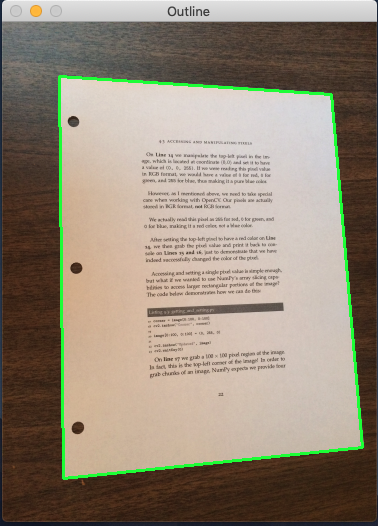
#> input picture imgs/1.jpg, 378 x 526 px; its folder holds only this picture in this run
$ jupyter execute --allow-errors project_backup2.ipynb   (shell and % lines are left out)
#> lines starting #> are read from the running program, lines starting #| are printed output that depends on the picture
#> further down, image is the input picture: shape (526, 378, 3); mean R, G, B 147.5, 135.8, 119.8
#> `gray_image = np.round(rgb2gray(image)*256).astype(int)`:
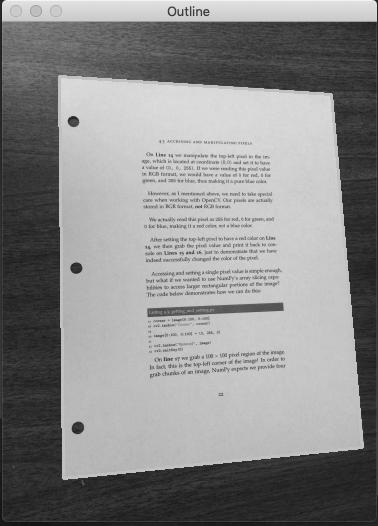
#> gray_image: shape (526, 378) int64; min 16, max 246, mean 137.6
#> `ax = threshold_mean(gray_image)`: ax = 137.6
#> `ay = threshold_minimum(gray_image)`: ay = 143
### commonfunctions.py

from skimage.morphology import binary_erosion, binary_dilation, binary_closing, skeletonize, thin
from skimage.measure import find_contours
from skimage.transform import rescale, resize, downscale_local_mean
from skimage.feature import canny
from skimage.filters import gaussian,median,threshold_local
from matplotlib.pyplot import bar
from skimage.exposure import histogram
from skimage.color import rgb2gray
import numpy as np
import skimage.io as io
import matplotlib.pyplot as plt
import os

# Edges
from skimage.filters import sobel_h, sobel, sobel_v,roberts, prewitt

# Show the figures / plots inside the notebook
def show_images(images,titles=None):
    #This function is used to show image(s) with titles by sending an array of images and an array of associated titles.
    # images[0] will be drawn with the title titles[0] if exists
    # You aren't required to understand this function, use it as-is.
    n_ims = len(images)
    if titles is None: titles = ['(%d)' % i for i in range(1,n_ims + 1)]
    fig = plt.figure()
    n = 1
    for image,title in zip(images,titles):
        a = fig.add_subplot(1,n_ims,n)
        if image.ndim == 2:
            plt.gray()
        plt.imshow(image)
        a.set_title(title)
        n += 1
    fig.set_size_inches(np.array(fig.get_size_inches()) * n_ims)
    plt.show()


# [6 lines left out: function showHist, not called in this run]

### project_backup2.ipynb
[cell 1]
from commonfunctions import *
import cv2 as cv

[cell 2]
def myHistogram(gray_image):
    hist = np.zeros(257)
    for i in gray_image:
        for j in i:
            hist[j] += 1
#> after the loop, hist = 257 values, max 6274 at index 192, min 0 at index 0, mean 773.6
    return hist

[cell 3]
def mythreshold(gray_image):
    margin = 30
    # imgHist = histogram(gray_image, nbins=256)[0]
    imgHist = myHistogram(gray_image=gray_image)
#> imgHist has the same summary as hist in myHistogram
    maxIndex = np.argmax(imgHist)
#> maxIndex = 192
    print(maxIndex)
#| 192

    indexleft = 0
    if maxIndex > margin:
        indexleft = np.argmax(imgHist[:maxIndex-margin])
#> indexleft = 42

    indexRight = 256
    if 256 - maxIndex > margin:
        indexRight = maxIndex + margin + np.argmax(imgHist[maxIndex+margin:255])
#> indexRight = 222
#> `az = mythreshold(gray_image)`: az = 167

    if imgHist[indexleft] > imgHist[indexRight]:
        return indexleft + np.argmin(imgHist[indexleft:maxIndex])
    elif indexRight != maxIndex:
        return maxIndex + np.argmin(imgHist[maxIndex:indexRight])
    else:
        return maxIndex

[cell 4]
from skimage.filters import try_all_threshold
import matplotlib.pyplot as plt
from skimage import data
from skimage.filters import threshold_mean,threshold_minimum

#> (the rest of this cell did not finish here and is left out)

#> in show_images, `n_ims = len(images)`: n_ims = 3
#> the loop in show_images, `for image,title in zip(images,titles):` made 3 passes
#> title on passes 1 to 3: 'mean', 'min', 'mine'
#> after the loop in show_images, `for image,title in zip(images,titles):`: n = 4
#> in show_images, `plt.show()`:
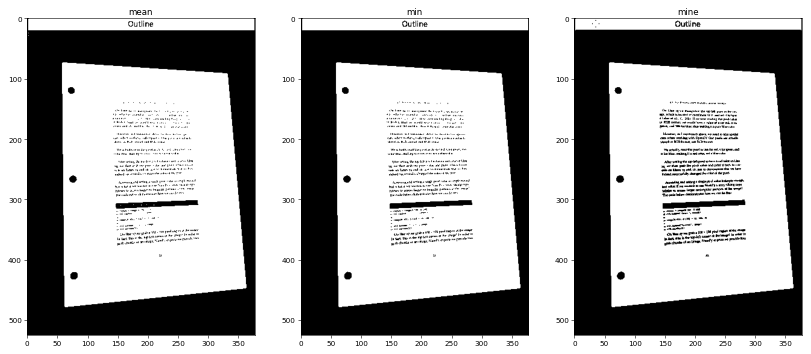
#> figure drawn by matplotlib, 3 panels
